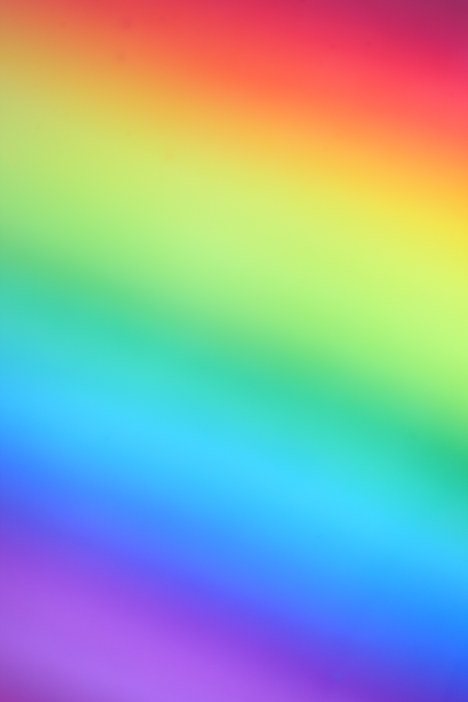
#> input picture Laba_3/3-4.jpg, 468 x 702 px, found by its file name
$ python task_3.py
#> lines starting #> are read from the running program, lines starting #| are printed output that depends on the picture
import cv2, sys
import numpy as np

def save_or_break(img):
    name='Photo\\3-4.jpg'
    key=cv2.waitKey(0)
    if key == 121: # Нажали Y - сохранить кадр
        cv2.imwrite(name,img)
        sys.exit(1)
    elif key==27: # Нажали ESC - выйти
        cv2.destroyAllWindows()
        sys.exit(1)

path = "Laba_3\\3-4.jpg"
window = 'image'
font = cv2.FONT_HERSHEY_COMPLEX_SMALL
fontScale = 1.5
h=100
thick=2
color=(0,0,0)
img=cv2.imread(path,cv2.IMREAD_REDUCED_COLOR_8)
#> img is the input picture: shape (702, 468, 3); mean B, G, R 167.2, 169.8, 145.3
cv2.namedWindow(window,cv2.WINDOW_GUI_EXPANDED)
height, weight= img.shape[0:2]
#> height = 702; weight = 468
img_1=cv2.resize(img, (height//2+200,weight//2+200))
img =cv2.resize(img, (height//2,weight//2))
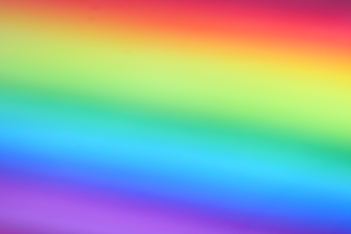
#> img: shape (234, 351, 3); mean B, G, R 167.3, 169.9, 145.4
while True:
    img_new_0=np.copy(img_1)
    cv2.putText(img_new_0,'ORIGIN',(100,200),font,fontScale,color,thick)
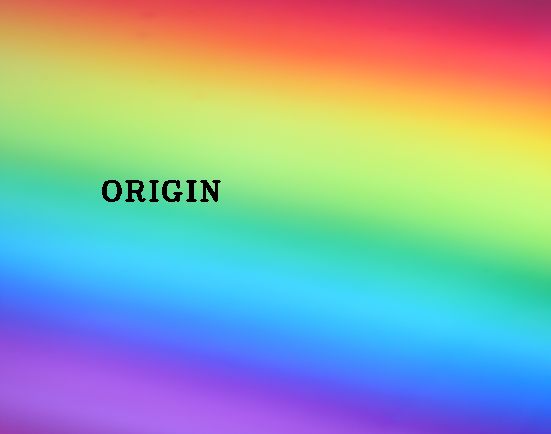
#> img_new_0: shape (434, 551, 3); mean B, G, R 166.4, 168.6, 144.7

    img_new_1=cv2.copyMakeBorder(img,h,h,h,h,cv2.BORDER_DEFAULT)
    cv2.putText(img_new_1,'BORDER_DEFAULT',(100,200),font,fontScale,color,thick)
#> img_new_1: shape (434, 551, 3); mean B, G, R 165.3, 162.9, 145.3

    img_new_2=cv2.copyMakeBorder(img,h,h,h,h,cv2.BORDER_CONSTANT,value=(0,0,255))
    cv2.putText(img_new_2,'BORDER_CONSTANT',(100,200),font,fontScale,color,thick)
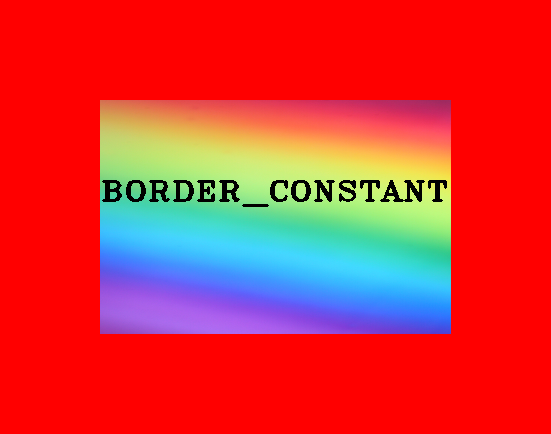
#> img_new_2: shape (434, 551, 3); mean B, G, R 55.7, 55.2, 215.2

    img_new_3=cv2.copyMakeBorder(img,h,h,h,h,cv2.BORDER_REFLECT)
    cv2.putText(img_new_3,'BORDER_REFLECT',(100,200),font,fontScale,color,thick)
#> img_new_3: shape (434, 551, 3); mean B, G, R 165.2, 162.2, 145.6

    img_new_4=cv2.copyMakeBorder(img,h,h,h,h,cv2.BORDER_REFLECT101)
    cv2.putText(img_new_4,'BORDER_REFLECT101',(100,200),font,fontScale,color,thick)
#> img_new_4: shape (434, 551, 3); mean B, G, R 165.1, 162.4, 144.9

    img_new_5=cv2.copyMakeBorder(img,h,h,h,h,cv2.BORDER_REFLECT_101)
    cv2.putText(img_new_5,'BORDER_REFLECT_101',(100,200),font,fontScale,color,thick)
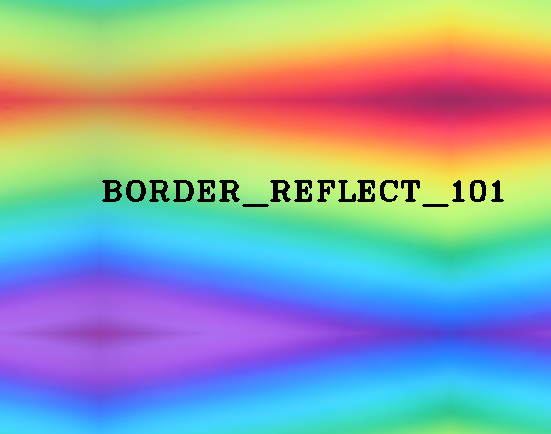
#> img_new_5: shape (434, 551, 3); mean B, G, R 165.1, 162.3, 144.8

    img_new_6=cv2.copyMakeBorder(img,h,h,h,h,cv2.BORDER_REPLICATE)
    cv2.putText(img_new_6,'BORDER_REPLICATE',(100,200),font,fontScale,color,thick)
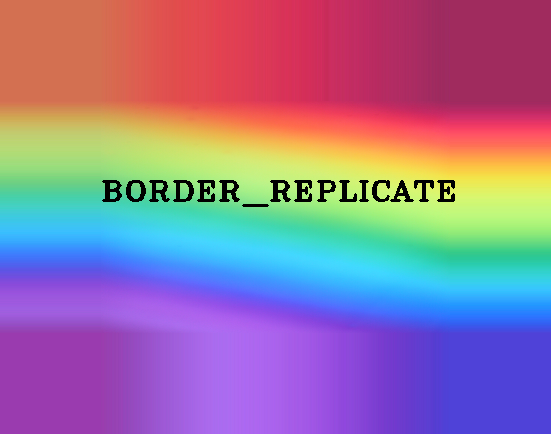
#> img_new_6: shape (434, 551, 3); mean B, G, R 155.8, 119.6, 151.9

    img_new_7=cv2.copyMakeBorder(img,h,h,h,h,cv2.BORDER_WRAP)
    cv2.putText(img_new_7,'BORDER_WRAP',(100,200),font,fontScale,color,thick)
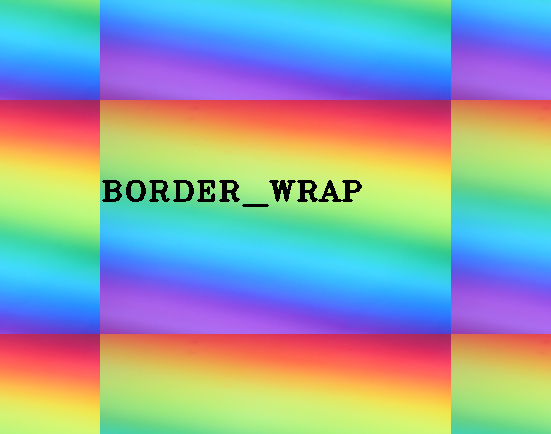
#> img_new_7: shape (434, 551, 3); mean B, G, R 165.5, 162.7, 146

    img_new = np.vstack((np.hstack((img_new_0,img_new_1,img_new_2,img_new_3)),np.hstack((img_new_4,img_new_5,img_new_6,img_new_7))))
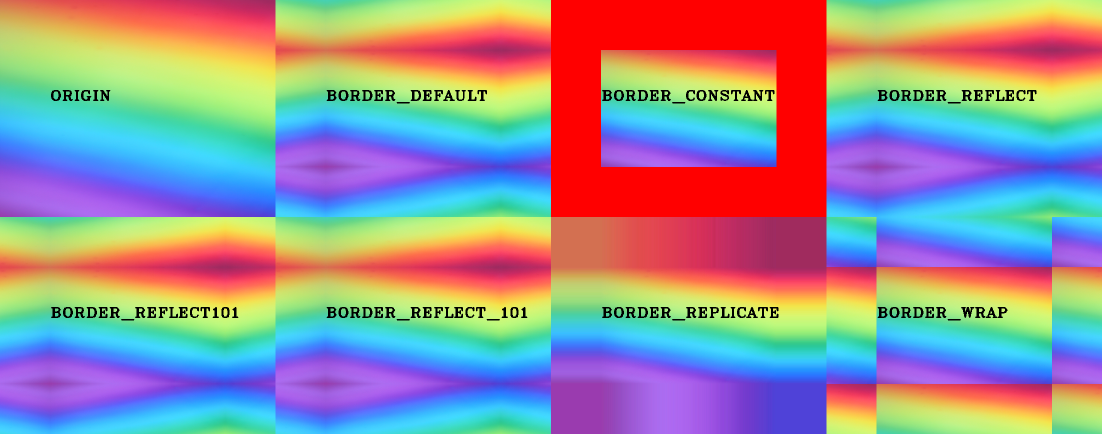
#> img_new: shape (868, 2204, 3) (shown at 1/2 size); mean B, G, R 150.5, 144.5, 154.8
    cv2.imshow(window,img_new)
    save_or_break(img_new)
#> (key Esc is pressed here)
#> (the run stopped early here; a loop or call above may not have finished)

$ run again, with Laba_3/3-1.PNG saved as Laba_3/3-4.jpg
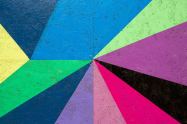
#> input picture Laba_3/3-1.PNG, 187 x 124 px, found by its file name
#> img is the input picture: shape (124, 187, 3); mean B, G, R 136.9, 113.6, 85.2
#> img: shape (93, 62, 3)
#> img_new_0: shape (293, 262, 3); mean B, G, R 135.4, 112.7, 83.5
#> `cv2.putText(img_new_7,'BORDER_WRAP',(100,200),font,fontScale,color,thi..`:
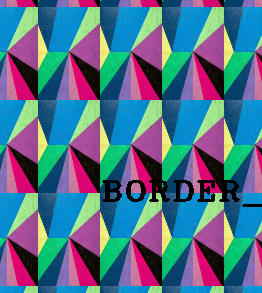
#> img_new_7: shape (293, 262, 3); mean B, G, R 136.7, 111.7, 83.8
#> `img_new = np.vstack((np.hstack((img_new_0,img_new_1,img_new_2,img_new_..`:
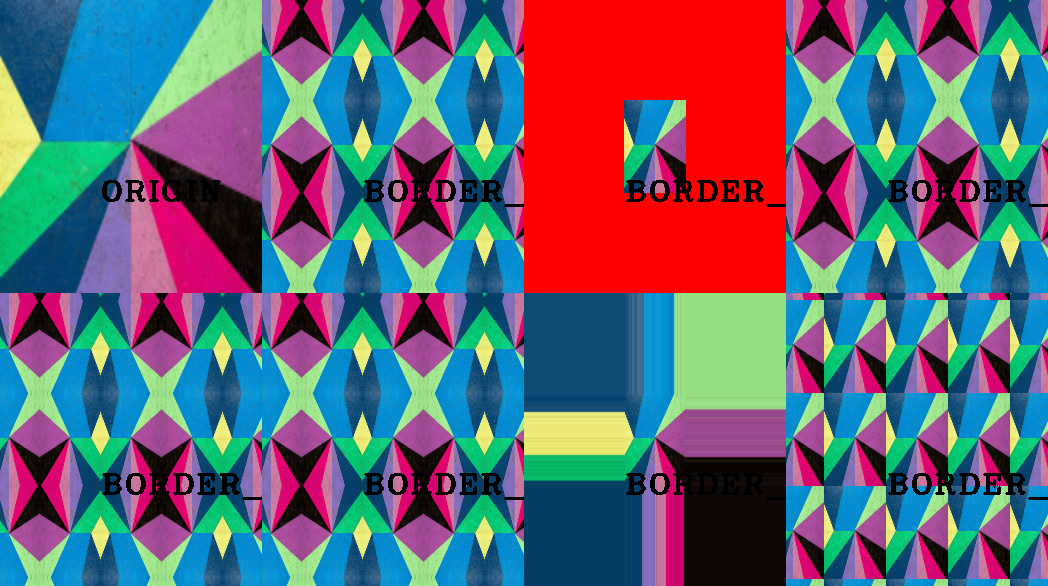
#> img_new: shape (586, 1048, 3); mean B, G, R 117.1, 98.1, 101

$ run again, with Laba_3/3-2.PNG saved as Laba_3/3-4.jpg
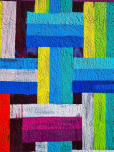
#> input picture Laba_3/3-2.PNG, 114 x 152 px, found by its file name
#> img is the input picture: shape (152, 114, 3); mean B, G, R 131.2, 121.1, 94.5
#> img: shape (57, 76, 3)
#> img_new_0: shape (257, 276, 3); mean B, G, R 128, 118.3, 91.3
#> `img_new = np.vstack((np.hstack((img_new_0,img_new_1,img_new_2,img_new_..`:
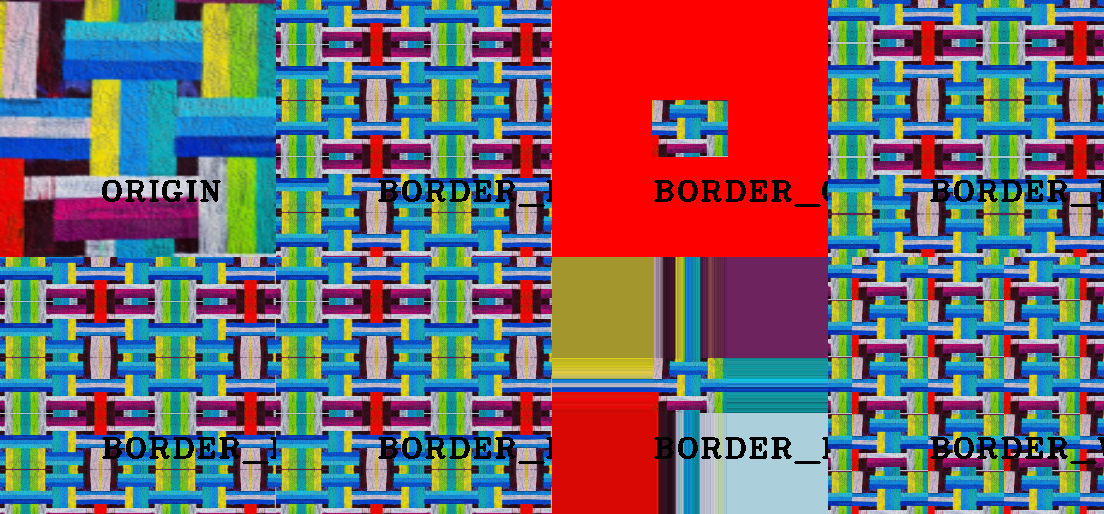
#> img_new: shape (514, 1104, 3); mean B, G, R 109.4, 102.8, 116.3
